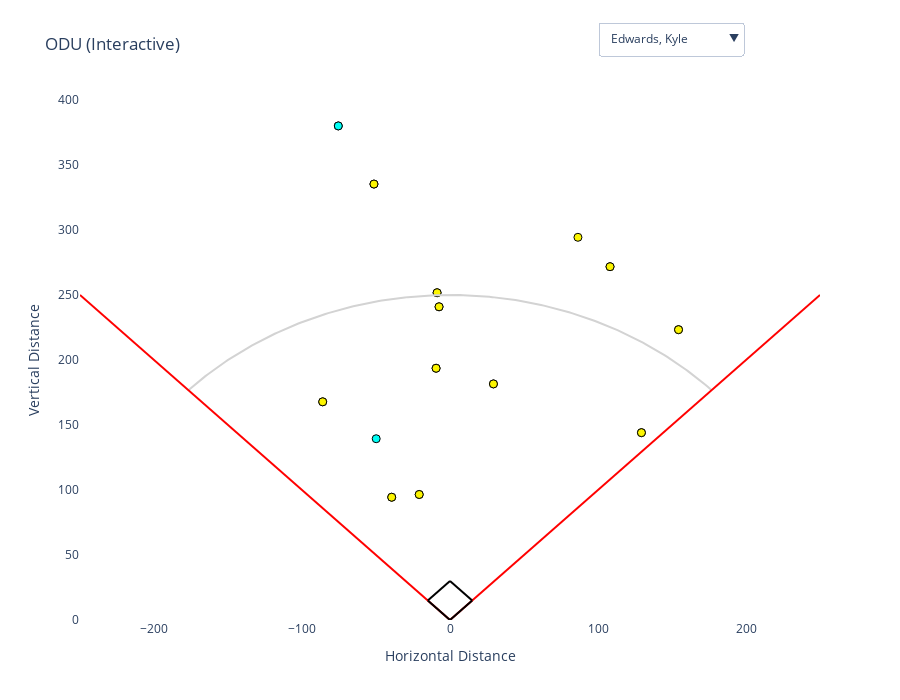

The code cell stored with this chart in its notebook:
### Code cell
batters = ['Waters, Luke', 'Stallings, Maverick', 'Edwards, Kyle', 'Levari, Kenny', 'Holman, Evan']
odu_subset = odu[odu['Batter'].isin(batters)]
odu_batters = odu_subset['Batter'].unique()

fair_odu = odu[
    (odu['Direction'] >= -45)  &
    (odu['Direction'] <= 45) &
    (odu['Distance'] >=30)
 ].dropna(subset=['Distance'])

fair_odu['Direction_rad'] = np.deg2rad(fair_odu['Direction'])
fair_odu['SprayX'] = fair_odu['Distance'] * np.sin(fair_odu['Direction_rad'])
fair_odu['SprayY'] = fair_odu['Distance'] * np.cos(fair_odu['Direction_rad'])

pitch_types = fair_odu['TaggedPitchType'].unique()
palette = dict(zip(pitch_types, sns.color_palette("hsv", n_colors = len(pitch_types)).as_hex()))
fair_odu['Color'] = fair_odu['TaggedPitchType'].map(palette)

fig=go.Figure()

for i, batter in enumerate(odu_batters):
    batter_data = fair_odu[fair_odu['Batter']==batter]
    fig.add_trace(go.Scatter(
        x=batter_data['SprayX'],
        y=batter_data['SprayY'],
        mode='markers',
        marker=dict(size=8, color=batter_data['TaggedPitchType'].map(palette),
                    line=dict(width=1, color='black')),
        name='',
        visible = (i==0),
        hovertemplate = (
            "Distance: %{customdata[0]} ft<br>" +
            "Pitch Type: %{customdata[1]}"
        ),
        customdata=np.stack((batter_data['Distance'], batter_data['TaggedPitchType']), axis=1)
    ))

dropdown_buttons = [
    dict(
        label=batter,
        method='update',
        args=[
            {"visible": [i==j for j in range(len(odu_batters))]},
            {"title": f"Spray Chart for {batter}"}
        ]
    )
    for i, batter in enumerate(odu_batters)
]

foul_lines = [
    dict(type = 'line', x0=0, y0=0, x1=-250, y1=250, line=dict(color='red', width=2)),
    dict(type = 'line', x0=0, y0=0, x1=250, y1=250, line=dict(color='red', width=2))
]

theta = np.linspace(-np.pi/4, np.pi/4, 200)
arc_x = 250* np.sin(theta)
arc_y = 250 * np.cos(theta)
fig.add_trace(go.Scatter(x=arc_x, y=arc_y, mode='lines', line=dict(color='lightgray'), showlegend=False))

base_path = [
    dict(
        type='line',
        x0=0, y0=0,
        x1=15, y1=15,
        line=dict(color='black', width=2)
    ),
    dict(
        type='line',
        x0=15, y0=15,
        x1=0, y1=30,
        line=dict(color='black', width=2)
    ),
    dict(
        type='line',
        x0=0, y0=30,
        x1=-15, y1=15,
        line=dict(color='black', width=2)
    ),
    dict(
        type='line',
        x0=-15, y0=15,
        x1=0, y1=0,
        line=dict(color='black', width=2)
    ),
]

fig.update_layout(
    updatemenus=[
        dict(
            active=0,
            buttons=dropdown_buttons,
            x=0.7,
            xanchor = 'left',
            y=1.15,
            yanchor='top',
        )
    ],
    shapes=foul_lines + base_path,
    title = f"ODU (Interactive)",
    xaxis = dict(range=[-250, 250], title = 'Horizontal Distance'),
    yaxis = dict(range = [0,400], title = 'Vertical Distance'),
    plot_bgcolor='white',
    width=900,
    height=700,
    showlegend=False
)
fig.show()

### Figure 1 — Plotly figure (JSON) as saved in the notebook; plotly's stock layout.template omitted (floating-point values rounded to 4 significant figures; data arrays with more than 128 entries replaced by an {"elided": "..."} marker saying what was removed)
{"data": [{"customdata": [[292.5, "Fastball"], [184.0, "Fastball"], [339.2, "Fastball"], [251.9, "Fastball"], [98.76, "Fastball"], [241.0, "Fastball"], [271.5, "Fastball"], [188.6, "Fastball"], [102.3, "Fastball"], [193.6, "Fastball"], [387.5, "Slider"], [193.9, "Fastball"], [292.5, "Fastball"], [184.0, "Fastball"], [339.2, "Fastball"], [188.6, "Fastball"], [102.3, "Fastball"], [193.6, "Fastball"], [387.5, "Slider"], [193.9, "Fastball"], [251.9, "Fastball"], [98.76, "Fastball"], [241.0, "Fastball"], [271.5, "Fastball"], [306.8, "Fastball"], [148.1, "Slider"]], "hovertemplate": "Distance: %{customdata[0]} ft<br>Pitch Type: %{customdata[1]}", "marker": {"color": ["#fcf500", "#fcf500", "#fcf500", "#fcf500", "#fcf500", "#fcf500", "#fcf500", "#fcf500", "#fcf500", "#fcf500", "#00fff6", "#fcf500", "#fcf500", "#fcf500", "#fcf500", "#fcf500", "#fcf500", "#fcf500", "#00fff6", "#fcf500", "#fcf500", "#fcf500", "#fcf500", "#fcf500", "#fcf500", "#00fff6"], "line": {"color": "black", "width": 1}, "size": 8}, "mode": "markers", "name": "", "type": "scatter", "visible": true, "x": [108.1, 29.36, -51.38, -8.732, -20.81, -7.402, 154.4, -86.02, -39.38, 129.3, -75.47, -9.404, 108.1, 29.36, -51.38, -86.02, -39.38, 129.3, -75.47, -9.404, -8.732, -20.81, -7.402, 154.4, 86.45, -49.87], "y": [271.8, 181.6, 335.3, 251.7, 96.55, 240.9, 223.3, 167.8, 94.44, 144.1, 380.1, 193.7, 271.8, 181.6, 335.3, 167.8, 94.44, 144.1, 380.1, 193.7, 251.7, 96.55, 240.9, 223.3, 294.4, 139.4]}, {"customdata": [[257.4, "Fastball"], [320.8, "Fastball"], [340.3, "Fastball"], [328.7, "Fastball"], [135.5, "Fastball"], [313.7, "Fastball"], [382.2, "Curveball"], [257.4, "Fastball"], [320.8, "Fastball"], [135.5, "Fastball"], [313.7, "Fastball"], [382.2, "Curveball"], [340.3, "Fastball"], [328.7, "Fastball"], [388.7, "Fastball"], [236.5, "Curveball"], [259.1, "Slider"]], "hovertemplate": "Distance: %{customdata[0]} ft<br>Pitch Type: %{customdata[1]}", "marker": {"color": ["#fcf500", "#fcf500", "#fcf500", "#fcf500", "#fcf500", "#fcf500", "#0010ff", "#fcf500", "#fcf500", "#fcf500", "#fcf500", "#0010ff", "#fcf500", "#fcf500", "#fcf500", "#0010ff", "#00fff6"], "line": {"color": "black", "width": 1}, "size": 8}, "mode": "markers", "name": "", "type": "scatter", "visible": false, "x": [83.35, 156.7, -88.24, -22.13, -34.58, 146.5, -8.337, 83.35, 156.7, -34.58, 146.5, -8.337, -88.24, -22.13, -88.59, 39.98, 58.36], "y": [243.5, 279.9, 328.6, 327.9, 131.0, 277.4, 382.1, 243.5, 279.9, 131.0, 277.4, 382.1, 328.6, 327.9, 378.5, 233.1, 252.5]}, {"customdata": [[97.7, "ChangeUp"], [221.9, "Curveball"], [271.8, "ChangeUp"], [75.85, "Fastball"], [293.4, "Curveball"], [299.6, "Curveball"], [346.9, "Slider"], [97.7, "ChangeUp"], [221.9, "Curveball"], [271.8, "ChangeUp"], [293.4, "Curveball"], [299.6, "Curveball"], [346.9, "Slider"], [75.85, "Fastball"], [132.9, "Slider"]], "hovertemplate": "Distance: %{customdata[0]} ft<br>Pitch Type: %{customdata[1]}", "marker": {"color": ["#08ff00", "#0010ff", "#08ff00", "#fcf500", "#0010ff", "#0010ff", "#00fff6", "#08ff00", "#0010ff", "#08ff00", "#0010ff", "#0010ff", "#00fff6", "#fcf500", "#00fff6"], "line": {"color": "black", "width": 1}, "size": 8}, "mode": "markers", "name": "", "type": "scatter", "visible": false, "x": [50.73, 71.98, 128.2, 25.44, 86.28, 110.5, 102.8, 50.73, 71.98, 128.2, 86.28, 110.5, 102.8, 25.44, 38.54], "y": [83.49, 209.9, 239.7, 71.46, 280.4, 278.5, 331.3, 83.49, 209.9, 239.7, 280.4, 278.5, 331.3, 71.46, 127.1]}, {"customdata": [[120.5, "Fastball"], [206.4, "Fastball"], [120.5, "Fastball"], [206.4, "Fastball"], [303.5, "Fastball"]], "hovertemplate": "Distance: %{customdata[0]} ft<br>Pitch Type: %{customdata[1]}", "marker": {"color": ["#fcf500", "#fcf500", "#fcf500", "#fcf500", "#fcf500"], "line": {"color": "black", "width": 1}, "size": 8}, "mode": "markers", "name": "", "type": "scatter", "visible": false, "x": [-51.26, -79.3, -51.26, -79.3, 124.4], "y": [109.1, 190.5, 109.1, 190.5, 276.8]}, {"customdata": [[360.7, "ChangeUp"], [235.2, "ChangeUp"], [340.5, "Fastball"], [226.9, "Slider"], [167.4, "Fastball"], [360.7, "ChangeUp"], [235.2, "ChangeUp"], [340.5, "Fastball"], [226.9, "Slider"], [167.4, "Fastball"]], "hovertemplate": "Distance: %{customdata[0]} ft<br>Pitch Type: %{customdata[1]}", "marker": {"color": ["#08ff00", "#08ff00", "#fcf500", "#00fff6", "#fcf500", "#08ff00", "#08ff00", "#fcf500", "#00fff6", "#fcf500"], "line": {"color": "black", "width": 1}, "size": 8}, "mode": "markers", "name": "", "type": "scatter", "visible": false, "x": [-144.4, -110.7, 125.2, 9.314, 64.72, -144.4, -110.7, 125.2, 9.314, 64.72], "y": [330.5, 207.5, 316.6, 226.7, 154.4, 330.5, 207.5, 316.6, 226.7, 154.4]}, {"line": {"color": "lightgray"}, "mode": "lines", "showlegend": false, "type": "scatter", "x": {"elided": "200 float values"}, "y": {"elided": "200 float values"}}], "layout": {"height": 700, "plot_bgcolor": "white", "shapes": [{"line": {"color": "red", "width": 2}, "type": "line", "x0": 0, "x1": -250, "y0": 0, "y1": 250}, {"line": {"color": "red", "width": 2}, "type": "line", "x0": 0, "x1": 250, "y0": 0, "y1": 250}, {"line": {"color": "black", "width": 2}, "type": "line", "x0": 0, "x1": 15, "y0": 0, "y1": 15}, {"line": {"color": "black", "width": 2}, "type": "line", "x0": 15, "x1": 0, "y0": 15, "y1": 30}, {"line": {"color": "black", "width": 2}, "type": "line", "x0": 0, "x1": -15, "y0": 30, "y1": 15}, {"line": {"color": "black", "width": 2}, "type": "line", "x0": -15, "x1": 0, "y0": 15, "y1": 0}], "showlegend": false, "title": {"text": "ODU (Interactive)"}, "updatemenus": [{"active": 0, "buttons": [{"args": [{"visible": [true, false, false, false, false]}, {"title": "Spray Chart for Edwards, Kyle"}], "label": "Edwards, Kyle", "method": "update"}, {"args": [{"visible": [false, true, false, false, false]}, {"title": "Spray Chart for Waters, Luke"}], "label": "Waters, Luke", "method": "update"}, {"args": [{"visible": [false, false, true, false, false]}, {"title": "Spray Chart for Levari, Kenny"}], "label": "Levari, Kenny", "method": "update"}, {"args": [{"visible": [false, false, false, true, false]}, {"title": "Spray Chart for Holman, Evan"}], "label": "Holman, Evan", "method": "update"}, {"args": [{"visible": [false, false, false, false, true]}, {"title": "Spray Chart for Stallings, Maverick"}], "label": "Stallings, Maverick", "method": "update"}], "x": 0.7, "xanchor": "left", "y": 1.15, "yanchor": "top"}], "width": 900, "xaxis": {"range": [-250, 250], "title": {"text": "Horizontal Distance"}}, "yaxis": {"range": [0, 400], "title": {"text": "Vertical Distance"}}}}
